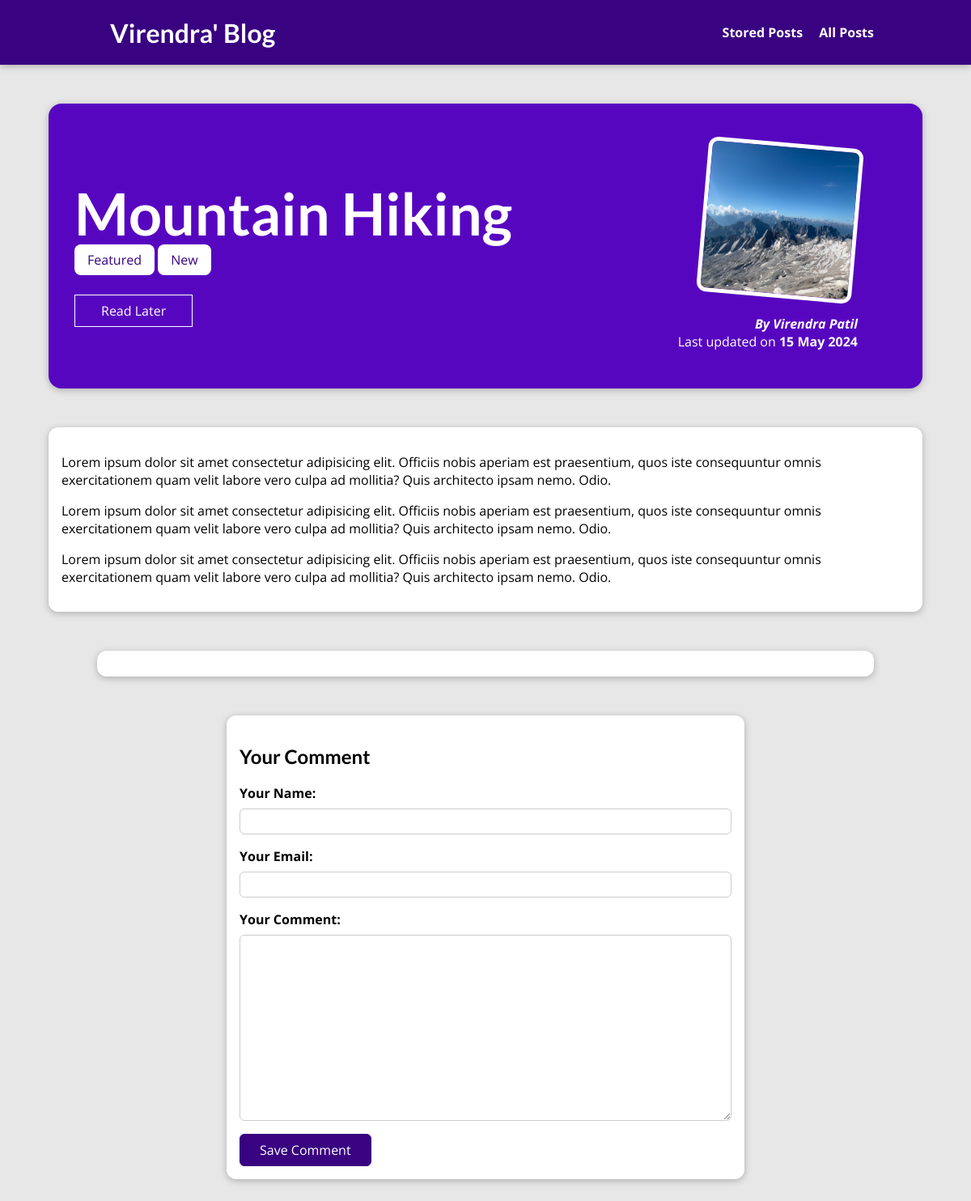
The app's page /posts/hike-in-the-mountains, older data.
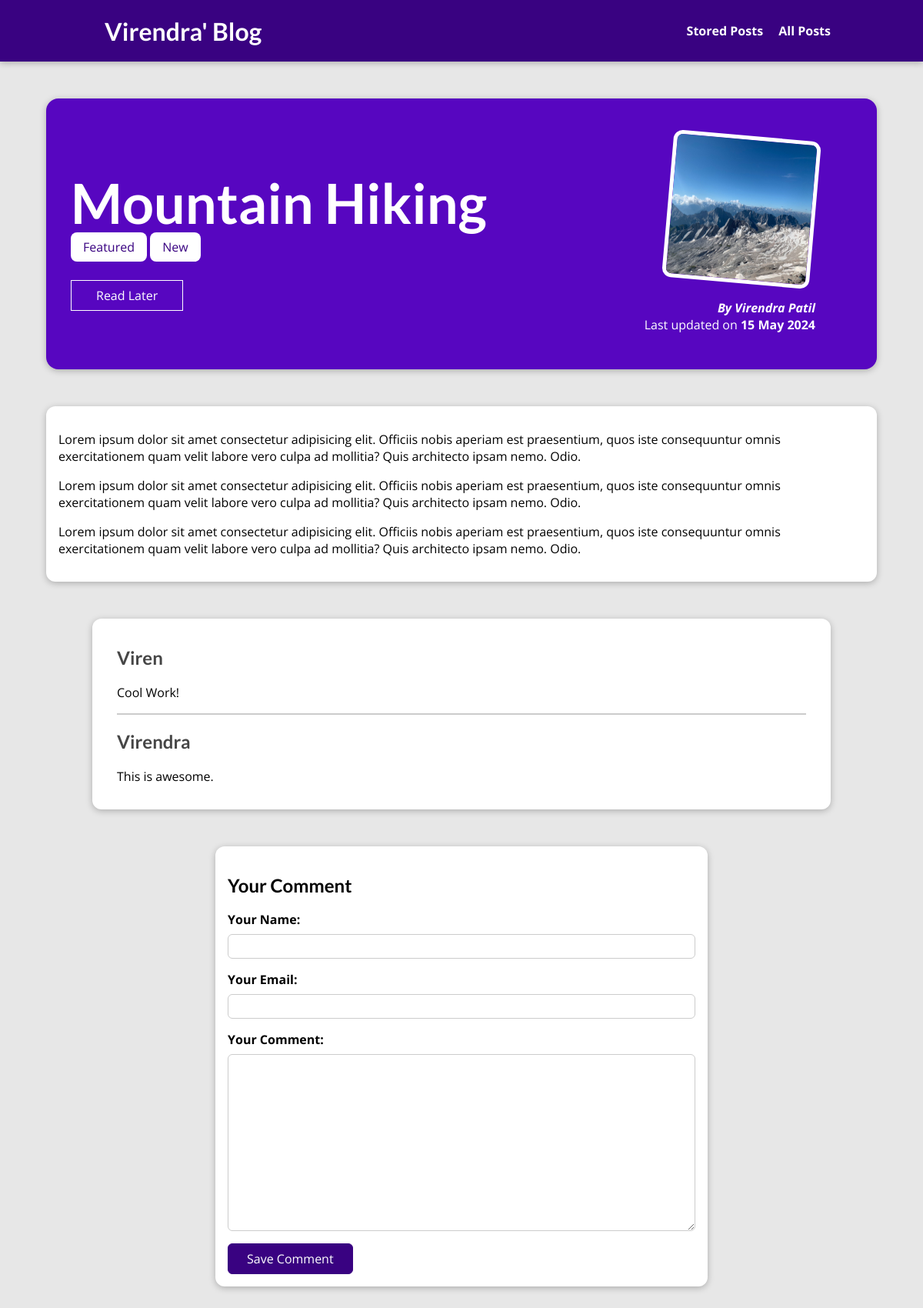
The same page, newer data.
### blog/models.py (models this page shows, shortened)
class Post(models.Model):
    title = models.CharField(max_length=150)
    excerpt = models.CharField(max_length=200)
    image = models.ImageField(upload_to="posts", null=True)
    date = models.DateField(auto_now=True)
    slug = models.SlugField(unique=True, db_index=True)
    content = models.TextField(validators=[MinLengthValidator(10)])
    author = models.ForeignKey(
        Author, on_delete=models.SET_NULL, related_name="posts", null=True
    )
    tags = models.ManyToManyField(Tag)

class Tag(models.Model):
    caption = models.CharField(max_length=20)

class Author(models.Model):
    first_name = models.CharField(max_length=50)
    last_name = models.CharField(max_length=50)
    email = models.EmailField()
    def full_name(self):
        return f"{self.first_name} {self.last_name}"
    def __str__(self):
        return self.full_name()

class Comment(models.Model):
    user_name = models.CharField(max_length=120)
    user_email = models.EmailField()
    text = models.TextField(max_length=400)
    post = models.ForeignKey(Post, on_delete=models.CASCADE, related_name="comments")

### blog/views.py (the view, shortened to what this page needs)
# urls.py: path("posts/<slug:slug>", views.SinglePostView.as_view(), name="post-detail-page"),
class SinglePostView(View):
    def is_stored_post(self, request, post_id):
        stored_post = request.session.get("stored_posts")
        if stored_post:
            is_saved_for_later = post_id in stored_post
        else:
            is_saved_for_later = False
        return is_saved_for_later
    def get(self, request, slug):
        post = Post.objects.get(slug=slug)
        context = {
            "post": post,
            "post_tags": post.tags.all(),
            "comment_form": CommentForm(),
            "comments": post.comments.all().order_by("-id"),
            "saved_for_later": self.is_stored_post(request, post.id),
        }
        return render(request, "blog/post_detail.html", context)

### blog/forms.py
class CommentForm(forms.ModelForm):
    class Meta:
        model = Comment
        exclude = ["post"]
        labels = {
            "user_name": "Your Name",
            "user_email": "Your Email",
            "text": "Your Comment",
        }

### blog/templates/blog/post_detail.html (shortened to what this page needs)
{% extends "base.html" %}
{% load static %}
{% block css_files %}
    <link rel="stylesheet" href="{% static 'blog/post-detail.css' %}">
{% endblock %}
{% block content %}
<section id="summary">
    <h2>{{ post.title }}</h2>
    <div>
        {% for tag in post_tags %}
            <span class="tag">{{ tag.caption }}</span>
        {% endfor %}
    </div>
    <div id="read-later">
        <form action="{% url 'read-later' %}" method="POST">
            <button>
                {% if saved_for_later %}
                    Remove from Read Later
                {% else %}
                    Read Later
                {% endif %}
            </button>
        </form>
    </div>
    <article>
        <img src="{{ post.image.url }}" alt="Post Title" />
        <address>By <a href="mailto:{{ post.author.email }}">{{ post.author }}</a></address>
        <div>Last updated on <time>{{ post.date|date:"d M Y" }}</time> </div>
    </article>
</section>
<main>
    <p>{{ post.content|linebreaks }}</p>
</main>
<section id="comments">
    <ul>
        {% for comment in comments %}
            <li>
                <h2>{{ comment.user_name }}</h2>
                <p>{{ comment.text|linebreaks }}</p>
            </li>
        {% endfor %}
    </ul>
</section>
<section id="comment-form">
    <h2>Your Comment</h2>
    <form action='{% url "post-detail-page" post.slug %}' method="POST">
        {% for form_field in comment_form %}
            <div class="form-control {% if form_field.errors %}invalid{% endif %}">
                {{ form_field.label_tag }}
                {{ form_field }}
            </div>
        {% endfor %}
        <button>Save Comment</button>
    </form>
</section>
{% endblock %}

### templates/base.html (shortened to what this page needs)
{% load static %}
<!DOCTYPE html>
<html lang="en">
<head>
    <link rel="stylesheet" href="{% static 'app.css' %}">
    {% block css_files %}{% endblock %}
</head>
<body>
    <header id="main-navigation">
    <h1><a href="{% url 'starting-page' %}">Virendra' Blog</a></h1>
    <nav>
        <a href="{% url 'read-later' %}">Stored Posts</a>
        <a href="{% url 'posts-page' %}">All Posts</a>
    </nav>
    </header>
    {% block content %}{% endblock %}
</body>
</html>

### static/app.css (style rules this page uses)
* { box-sizing: border-box; }
html { font-family: 'Open Sans', 'Lato', sans-serif; }
body { margin: 0; }
h1, h2, h3 { font-family: 'Lato', sans-serif; font-weight: bold; }
#main-navigation { width: 100%; height: 5rem; display: flex; justify-content: space-between; align-items: center; padding: 0 10%; position: absolute; top: 0; left: 0; }
#main-navigation a { text-decoration: none; color: white; font-weight: bold; margin-left: 1rem; }

### blog/static/blog/post-detail.css (style rules this page uses)
body { background-color: #e7e7e7; }
#main-navigation { background-color: #390281; box-shadow: 0 2px 8px rgba(0, 0, 0, 0.25); }
#summary { margin: 8rem auto 3rem auto; padding: 2rem; width: 90%; max-width: 90rem; border-radius: 16px; background-color: #5706c0; position: relative; box-shadow: 0 2px 8px rgba(0, 0, 0, 0.25); height: 22rem; }
#summary h2 { color: white; font-size: 4.5rem; margin-bottom: 0.25rem; }
#summary article { position: absolute; top: 2rem; right: 3rem; padding: 1rem 2rem; border-radius: 12px; text-align: right; color: white; }
#summary article img { width: 12rem; height: 12rem; border-radius: 12px; transform: rotateZ(5deg); border: 5px solid white; margin-bottom: 1rem; }
#summary address { font-weight: bold; }
#summary a { color: white; text-decoration: none; }
#summary time { font-weight: bold; }
#read-later { margin: 2rem 0; }
#read-later button { background-color: transparent; border: 1px solid white; padding: 0.5rem 2rem; font: inherit; color: white; cursor: pointer; }
main { width: 90%; max-width: 90rem; margin: 3rem auto; background-color: white; padding: 1rem; border-radius: 12px; box-shadow: 0 2px 8px rgba(0, 0, 0, 0.25); }
.tag { background-color: white; color: #390281; padding: 0.5rem 1rem; border-radius: 8px; }
#comment-form { margin: 3rem auto; width: 90%; max-width: 40rem; border-radius: 12px; background-color: white; box-shadow: 0 2px 8px rgba(0, 0, 0, 0.25); padding: 1rem; }
#comment-form button { font: inherit; background-color: #390281; color: white; border: 1px solid #390281; padding: 0.5rem 1.5rem; border-radius: 6px; cursor: pointer; }
.form-control { margin-bottom: 1rem; }
.form-control label { font-weight: bold; margin-bottom: 0.5rem; display: block; }
.form-control input, .form-control textarea { display: block; width: 100%; font: inherit; padding: 0.25rem; border-radius: 6px; border: 1px solid #ccc; }
#comments { margin: 3rem auto; width: 90%; max-width: 60rem; border-radius: 12px; background-color: white; box-shadow: 0 2px 8px rgba(0, 0, 0, 0.25); padding: 1rem 2rem; }
#comments ul { list-style: none; margin: 0; padding: 0; }
#comments li { margin-bottom: 1rem; border-bottom: 2px solid #ccc; }
#comments li:last-of-type { border-bottom: none; }
#comments h2 { color: #464646; }

Row changes from the older to the newer data that the page shows:
added Comment: user_name "Viren", text "Cool Work!"
added Comment: user_name "Virendra", text "This is awesome."
